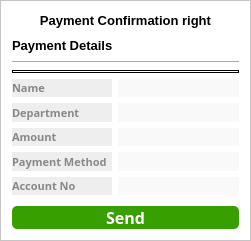
      <widget class="QFrame" name="frame_right">
       <property name="geometry">
        <rect>
         <x>778</x>
         <y>210</y>
         <width>251</width>
         <height>241</height>
        </rect>
       </property>
       <property name="styleSheet">
        <string notr="true">background-color: rgb(255, 255, 255);

</string>
       </property>
       <property name="frameShape">
        <enum>QFrame::StyledPanel</enum>
       </property>
       <property name="frameShadow">
        <enum>QFrame::Raised</enum>
       </property>
       <layout class="QGridLayout" name="gridLayout_3">
        <item row="7" column="1">
         <widget class="QLabel" name="label_payment_info_right_4">
          <property name="font">
           <font>
            <family>Segoe UI Semibold</family>
            <pointsize>10</pointsize>
            <weight>75</weight>
            <bold>true</bold>
           </font>
          </property>
          <property name="focusPolicy">
           <enum>Qt::NoFocus</enum>
          </property>
          <property name="styleSheet">
           <string notr="true">background-color: rgba(199, 199, 199, 10%);
border:none;
border-radius: none;</string>
          </property>
          <property name="text">
           <string/>
          </property>
          <property name="alignment">
           <set>Qt::AlignLeading|Qt::AlignLeft|Qt::AlignVCenter</set>
          </property>
         </widget>
        </item>
        <item row="6" column="0">
         <widget class="QLabel" name="label_payment_8">
          <property name="font">
           <font>
            <family>Segoe UI Semibold</family>
            <pointsize>8</pointsize>
            <weight>75</weight>
            <bold>true</bold>
           </font>
          </property>
          <property name="focusPolicy">
           <enum>Qt::NoFocus</enum>
          </property>
          <property name="styleSheet">
           <string notr="true">background-color: rgba(199, 199, 199, 30%);
border:none;
color:#888888;
border-radius: none;</string>
          </property>
          <property name="text">
           <string>Amount</string>
          </property>
          <property name="alignment">
           <set>Qt::AlignLeading|Qt::AlignLeft|Qt::AlignVCenter</set>
          </property>
         </widget>
        </item>
        <item row="2" column="0" colspan="2">
         <widget class="Line" name="line_right">
          <property name="orientation">
           <enum>Qt::Horizontal</enum>
          </property>
         </widget>
        </item>
        <item row="1" column="0" colspan="2">
         <widget class="QLabel" name="label_payment_details_right">
          <property name="font">
           <font>
            <family>Segoe UI</family>
            <pointsize>10</pointsize>
            <weight>75</weight>
            <bold>true</bold>
           </font>
          </property>
          <property name="focusPolicy">
           <enum>Qt::NoFocus</enum>
          </property>
          <property name="styleSheet">
           <string notr="true">background:none;
border:none;
border-radius: none;</string>
          </property>
          <property name="text">
           <string>Payment Details</string>
          </property>
          <property name="alignment">
           <set>Qt::AlignLeading|Qt::AlignLeft|Qt::AlignVCenter</set>
          </property>
         </widget>
        </item>
        <item row="7" column="0">
         <widget class="QLabel" name="label_payment_9">
          <property name="sizePolicy">
           <sizepolicy hsizetype="Fixed" vsizetype="Preferred">
            <horstretch>0</horstretch>
            <verstretch>0</verstretch>
           </sizepolicy>
          </property>
          <property name="minimumSize">
           <size>
            <width>100</width>
            <height>0</height>
           </size>
          </property>
          <property name="font">
           <font>
            <family>Segoe UI Semibold</family>
            <pointsize>8</pointsize>
            <weight>75</weight>
            <bold>true</bold>
           </font>
          </property>
          <property name="focusPolicy">
           <enum>Qt::NoFocus</enum>
          </property>
          <property name="styleSheet">
           <string notr="true">background-color: rgba(199, 199, 199, 30%);
border:none;
color:#888888;
border-radius: none;</string>
          </property>
          <property name="text">
           <string>Payment Method</string>
          </property>
          <property name="alignment">
           <set>Qt::AlignLeading|Qt::AlignLeft|Qt::AlignVCenter</set>
          </property>
          <property name="wordWrap">
           <bool>true</bool>
          </property>
         </widget>
        </item>
        <item row="11" column="0" colspan="2">
         <widget class="QPushButton" name="money_send_btn_right">
          <property name="sizePolicy">
           <sizepolicy hsizetype="Preferred" vsizetype="Preferred">
            <horstretch>0</horstretch>
            <verstretch>0</verstretch>
           </sizepolicy>
          </property>
          <property name="font">
           <font>
            <family>Segoe UI Semibold</family>
            <pointsize>12</pointsize>
            <weight>75</weight>
            <bold>true</bold>
           </font>
          </property>
          <property name="cursor">
           <cursorShape>PointingHandCursor</cursorShape>
          </property>
          <property name="focusPolicy">
           <enum>Qt::NoFocus</enum>
          </property>
          <property name="styleSheet">
           <string notr="true">*{
background:#37a000;
color:white;
border-radius: 5px;
}
:hover{
background: #2f8700;
}</string>
          </property>
          <property name="text">
           <string>Send</string>
          </property>
         </widget>
        </item>
        <item row="4" column="0">
         <widget class="QLabel" name="label_payment_6">
          <property name="font">
           <font>
            <family>Segoe UI Semibold</family>
            <pointsize>8</pointsize>
            <weight>75</weight>
            <bold>true</bold>
           </font>
          </property>
          <property name="focusPolicy">
           <enum>Qt::NoFocus</enum>
          </property>
          <property name="styleSheet">
           <string notr="true">background-color: rgba(199, 199, 199, 30%);
border:none;
color:#888888;
border-radius: none;</string>
          </property>
          <property name="text">
           <string>Name</string>
          </property>
          <property name="alignment">
           <set>Qt::AlignLeading|Qt::AlignLeft|Qt::AlignVCenter</set>
          </property>
         </widget>
        </item>
        <item row="6" column="1">
         <widget class="QLabel" name="label_payment_info_right_3">
          <property name="font">
           <font>
            <family>Segoe UI Semibold</family>
            <pointsize>10</pointsize>
            <weight>75</weight>
            <bold>true</bold>
           </font>
          </property>
          <property name="focusPolicy">
           <enum>Qt::NoFocus</enum>
          </property>
          <property name="styleSheet">
           <string notr="true">background-color: rgba(199, 199, 199, 10%);
border:none;
border-radius: none;</string>
          </property>
          <property name="text">
           <string/>
          </property>
          <property name="alignment">
           <set>Qt::AlignLeading|Qt::AlignLeft|Qt::AlignVCenter</set>
          </property>
         </widget>
        </item>
        <item row="4" column="1">
         <widget class="QLabel" name="label_payment_info_right">
          <property name="font">
           <font>
            <family>Segoe UI Semibold</family>
            <pointsize>10</pointsize>
            <weight>75</weight>
            <bold>true</bold>
           </font>
          </property>
          <property name="focusPolicy">
           <enum>Qt::NoFocus</enum>
          </property>
          <property name="styleSheet">
           <string notr="true">background-color: rgba(199, 199, 199, 10%);
border:none;
border-radius: none;</string>
          </property>
          <property name="text">
           <string/>
          </property>
          <property name="alignment">
           <set>Qt::AlignLeading|Qt::AlignLeft|Qt::AlignVCenter</set>
          </property>
         </widget>
        </item>
        <item row="3" column="0" colspan="2">
         <widget class="Line" name="line_7">
          <property name="styleSheet">
           <string notr="true">border: 1px solid;
</string>
          </property>
          <property name="orientation">
           <enum>Qt::Horizontal</enum>
          </property>
         </widget>
        </item>
        <item row="0" column="0" colspan="2">
         <widget class="QLabel" name="logo_send_money_right">
          <property name="font">
           <font>
            <family>Segoe UI</family>
            <pointsize>10</pointsize>
            <weight>75</weight>
            <bold>true</bold>
           </font>
          </property>
          <property name="focusPolicy">
           <enum>Qt::NoFocus</enum>
          </property>
          <property name="styleSheet">
           <string notr="true">background:none;
border:none;
border-radius: none;</string>
          </property>
          <property name="text">
           <string>&lt;html&gt;&lt;head/&gt;&lt;body&gt;&lt;p align=&quot;center&quot;&gt;Payment Confirmation right&lt;/p&gt;&lt;/body&gt;&lt;/html&gt;</string>
          </property>
          <property name="alignment">
           <set>Qt::AlignLeading|Qt::AlignLeft|Qt::AlignVCenter</set>
          </property>
         </widget>
        </item>
        <item row="5" column="0">
         <widget class="QLabel" name="label_payment_7">
          <property name="font">
           <font>
            <family>Segoe UI Semibold</family>
            <pointsize>8</pointsize>
            <weight>75</weight>
            <bold>true</bold>
           </font>
          </property>
          <property name="focusPolicy">
           <enum>Qt::NoFocus</enum>
          </property>
          <property name="styleSheet">
           <string notr="true">background-color: rgba(199, 199, 199, 30%);
border:none;
color:#888888;
border-radius: none;</string>
          </property>
          <property name="text">
           <string>Department</string>
          </property>
          <property name="alignment">
           <set>Qt::AlignLeading|Qt::AlignLeft|Qt::AlignVCenter</set>
          </property>
         </widget>
        </item>
        <item row="8" column="0">
         <widget class="QLabel" name="label_payment_10">
          <property name="font">
           <font>
            <family>Segoe UI Semibold</family>
            <pointsize>8</pointsize>
            <weight>75</weight>
            <bold>true</bold>
           </font>
          </property>
          <property name="focusPolicy">
           <enum>Qt::NoFocus</enum>
          </property>
          <property name="styleSheet">
           <string notr="true">background-color: rgba(199, 199, 199, 30%);
border:none;
color:#888888;
border-radius: none;</string>
          </property>
          <property name="text">
           <string>Account No</string>
          </property>
          <property name="alignment">
           <set>Qt::AlignLeading|Qt::AlignLeft|Qt::AlignVCenter</set>
          </property>
          <property name="wordWrap">
           <bool>true</bool>
          </property>
         </widget>
        </item>
        <item row="8" column="1">
         <widget class="QLabel" name="label_payment_info_right_5">
          <property name="font">
           <font>
            <family>Segoe UI Semibold</family>
            <pointsize>10</pointsize>
            <weight>75</weight>
            <bold>true</bold>
           </font>
          </property>
          <property name="focusPolicy">
           <enum>Qt::NoFocus</enum>
          </property>
          <property name="styleSheet">
           <string notr="true">background-color: rgba(199, 199, 199, 10%);
border:none;
border-radius: none;</string>
          </property>
          <property name="text">
           <string/>
          </property>
          <property name="alignment">
           <set>Qt::AlignLeading|Qt::AlignLeft|Qt::AlignVCenter</set>
          </property>
         </widget>
        </item>
        <item row="5" column="1">
         <widget class="QLabel" name="label_payment_info_right_2">
          <property name="font">
           <font>
            <family>Segoe UI Semibold</family>
            <pointsize>10</pointsize>
            <weight>75</weight>
            <bold>true</bold>
           </font>
          </property>
          <property name="focusPolicy">
           <enum>Qt::NoFocus</enum>
          </property>
          <property name="styleSheet">
           <string notr="true">background-color: rgba(199, 199, 199, 10%);
border:none;
border-radius: none;</string>
          </property>
          <property name="text">
           <string/>
          </property>
          <property name="alignment">
           <set>Qt::AlignLeading|Qt::AlignLeft|Qt::AlignVCenter</set>
          </property>
         </widget>
        </item>
        <item row="10" column="0">
         <spacer name="spacer_right">
          <property name="orientation">
           <enum>Qt::Vertical</enum>
          </property>
          <property name="sizeType">
           <enum>QSizePolicy::Fixed</enum>
          </property>
          <property name="sizeHint" stdset="0">
           <size>
            <width>50</width>
            <height>5</height>
           </size>
          </property>
         </spacer>
        </item>
       </layout>
      </widget>
